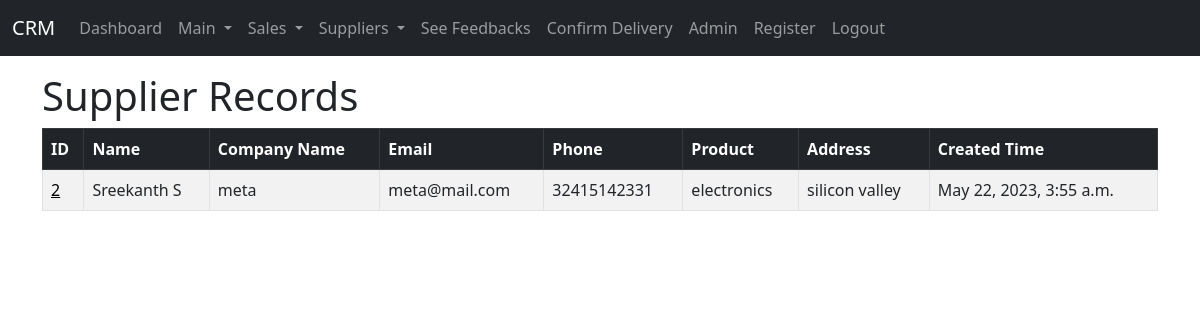
/features/supplierrecords (signed in), run on the app's committed database.
### features/models.py (models this page shows, shortened)
class SupplierRecord(models.Model):
    created_at = models.DateTimeField(auto_now_add=True)
    name = models.CharField(max_length=100)
    company_name = models.CharField(max_length=100)
    Address = models.CharField(max_length=100)
    Product = models.CharField(max_length=100)
    email = models.EmailField()
    phone = models.CharField(max_length=100)

### features/views.py (the view)
# urls.py: path('supplierrecords', views.supplierrecords, name='supplierrecords'),
def supplierrecords(request):
	supplier_list = SupplierRecord.objects.order_by('-created_at')
	return render(request, 'supplier_record.html', {'supplier_list':supplier_list})

### features/templates/supplier_record.html
{% extends 'base.html' %}
{% block content %}
{% if user.is_authenticated %}
<h1> Supplier Records </h1>
<div class="table-resp">
<table class="table table-striped table-hover table-bordered ">
	<thead class="table-dark">
		<tr>
			<th scope="col">ID</th>
			<th scope="col">Name</th>
			<th scope="col">Company Name</th>
			<th scope="col">Email</th>
			<th scope="col">Phone</th>
			<th scope="col">Product</th>
			<th scope="col">Address</th>
			<th scope="col">Created Time</th>
		</tr>
	</thead>
	<tbody>
		{% if supplier_list %}
		{% for record in supplier_list %}
		<tr>
			<td><a href="{% url 'supplier' record.id %}">{{ record.id }}</a></td>
			<td>{{ record.name }}</td>
			<td>{{ record.company_name }}</td>
			<td>{{ record.email }}</td>
			<td>{{ record.phone }}</td>
			<td>{{ record.Product }}</td>
			<td>{{ record.Address }}</td>
			<td>{{ record.created_at }}</td>
		</tr>
		{% endfor %}
		{% endif %}
	</tbody>
</table>
</div>
{% else %}
<div class="col-md-6 offset-3">
<h1>You need to login first...</h1>
</div>
{% endif %}
{% endblock %}

### mainpart/templates/base.html (style rules this page uses)
a { color: black; }
.table-resp { padding: 0; margin: 0; width: 100%; height: fit-content; overflow-x: scroll; }

### data on the page
SupplierRecord: id "2", name "Sreekanth S", company_name "meta", email "meta@mail.com", phone "32415142331", Product "electronics", Address "silicon valley", created_at "May 22, 2023, 3:55 a.m."
